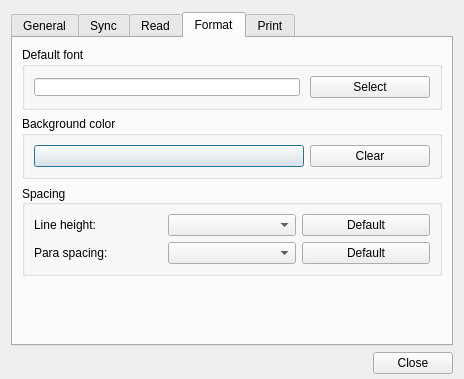
<?xml version="1.0" encoding="UTF-8"?>
<ui version="4.0">
 <class>WizPreferenceWindow</class>
 <widget class="QDialog" name="WizPreferenceWindow">
  <property name="geometry">
   <rect>
    <x>0</x>
    <y>0</y>
    <width>464</width>
    <height>379</height>
   </rect>
  </property>
  <property name="sizePolicy">
   <sizepolicy hsizetype="Preferred" vsizetype="Preferred">
    <horstretch>0</horstretch>
    <verstretch>0</verstretch>
   </sizepolicy>
  </property>
  <property name="windowTitle">
   <string>WizPreferenceDialog</string>
  </property>
  <layout class="QVBoxLayout" name="verticalLayout_2">
   <property name="topMargin">
    <number>12</number>
   </property>
   <property name="bottomMargin">
    <number>5</number>
   </property>
   <item>
    <widget class="QTabWidget" name="tabWidget">
     <property name="currentIndex">
      <number>3</number>
     </property>
     <property name="usesScrollButtons">
      <bool>false</bool>
     </property>
     <property name="documentMode">
      <bool>false</bool>
     </property>
     <property name="tabsClosable">
      <bool>false</bool>
     </property>
     <property name="movable">
      <bool>false</bool>
     </property>
     <widget class="QWidget" name="tabGeneral">
      <attribute name="title">
       <string>General</string>
      </attribute>
      <layout class="QVBoxLayout" name="verticalLayout">
       <item>
        <widget class="QGroupBox" name="groupBoxLang">
         <property name="title">
          <string>Language</string>
         </property>
         <layout class="QVBoxLayout" name="verticalLayout_3">
          <item>
           <widget class="QComboBox" name="comboLang"/>
          </item>
         </layout>
        </widget>
       </item>
       <item>
        <widget class="QCheckBox" name="checkBox">
         <property name="enabled">
          <bool>true</bool>
         </property>
         <property name="text">
          <string>Notify preview version when avaliable</string>
         </property>
         <property name="checked">
          <bool>true</bool>
         </property>
        </widget>
       </item>
       <item>
        <widget class="QCheckBox" name="checkBoxTrayIcon">
         <property name="text">
          <string>Show system tray icon</string>
         </property>
        </widget>
       </item>
       <item>
        <widget class="QCheckBox" name="checkBoxSystemStyle">
         <property name="text">
          <string>Use system based style</string>
         </property>
        </widget>
       </item>
       <item>
        <widget class="QCheckBox" name="checkBoxManuallySort">
         <property name="text">
          <string>Manually sorting folders</string>
         </property>
        </widget>
       </item>
       <item>
        <widget class="QCheckBox" name="checkBoxDarkMode">
         <property name="text">
          <string>Dark appearance (Restart needed)</string>
         </property>
        </widget>
       </item>
       <item>
        <spacer name="verticalSpacer">
         <property name="orientation">
          <enum>Qt::Vertical</enum>
         </property>
         <property name="sizeHint" stdset="0">
          <size>
           <width>20</width>
           <height>40</height>
          </size>
         </property>
        </spacer>
       </item>
      </layout>
     </widget>
     <widget class="QWidget" name="tabSyncing">
      <attribute name="title">
       <string>Sync</string>
      </attribute>
      <layout class="QVBoxLayout" name="verticalLayout_4">
       <item>
        <widget class="QGroupBox" name="groupBoxSync">
         <property name="title">
          <string>Sync Method</string>
         </property>
         <layout class="QGridLayout" name="gridLayout_2">
          <item row="3" column="1">
           <widget class="QComboBox" name="comboDownloadAttachments">
            <property name="maximumSize">
             <size>
              <width>170</width>
              <height>16777215</height>
             </size>
            </property>
            <item>
             <property name="text">
              <string>Only download attachments title</string>
             </property>
            </item>
            <item>
             <property name="text">
              <string>Download all attachments</string>
             </property>
            </item>
           </widget>
          </item>
          <item row="2" column="1">
           <widget class="QComboBox" name="comboSyncGroupMethod">
            <property name="sizePolicy">
             <sizepolicy hsizetype="Minimum" vsizetype="Fixed">
              <horstretch>0</horstretch>
              <verstretch>0</verstretch>
             </sizepolicy>
            </property>
            <property name="maximumSize">
             <size>
              <width>170</width>
              <height>16777215</height>
             </size>
            </property>
            <item>
             <property name="text">
              <string>Only download note title</string>
             </property>
            </item>
            <item>
             <property name="text">
              <string>Download recent 1 day's data</string>
             </property>
            </item>
            <item>
             <property name="text">
              <string>Download recent 1 week's data</string>
             </property>
            </item>
            <item>
             <property name="text">
              <string>Download recent 1 month's data</string>
             </property>
            </item>
            <item>
             <property name="text">
              <string>Download all data when syncing</string>
             </property>
            </item>
           </widget>
          </item>
          <item row="0" column="0">
           <widget class="QLabel" name="labelSyncInterval">
            <property name="sizePolicy">
             <sizepolicy hsizetype="Preferred" vsizetype="Preferred">
              <horstretch>0</horstretch>
              <verstretch>0</verstretch>
             </sizepolicy>
            </property>
            <property name="text">
             <string>Sync time interval:</string>
            </property>
           </widget>
          </item>
          <item row="2" column="0">
           <widget class="QLabel" name="labelSyncGroupMethod">
            <property name="sizePolicy">
             <sizepolicy hsizetype="Preferred" vsizetype="Preferred">
              <horstretch>0</horstretch>
              <verstretch>0</verstretch>
             </sizepolicy>
            </property>
            <property name="text">
             <string>Group sync method:</string>
            </property>
           </widget>
          </item>
          <item row="1" column="0">
           <widget class="QLabel" name="labelSyncMethod">
            <property name="sizePolicy">
             <sizepolicy hsizetype="Preferred" vsizetype="Preferred">
              <horstretch>0</horstretch>
              <verstretch>0</verstretch>
             </sizepolicy>
            </property>
            <property name="text">
             <string>Personal sync method:</string>
            </property>
           </widget>
          </item>
          <item row="0" column="1">
           <widget class="QComboBox" name="comboSyncInterval">
            <property name="minimumSize">
             <size>
              <width>170</width>
              <height>0</height>
             </size>
            </property>
            <property name="maximumSize">
             <size>
              <width>170</width>
              <height>16777215</height>
             </size>
            </property>
            <property name="modelColumn">
             <number>0</number>
            </property>
            <item>
             <property name="text">
              <string>5 minutes</string>
             </property>
            </item>
            <item>
             <property name="text">
              <string>15 minutes</string>
             </property>
            </item>
            <item>
             <property name="text">
              <string>30 minutes</string>
             </property>
            </item>
            <item>
             <property name="text">
              <string>1 hour</string>
             </property>
            </item>
            <item>
             <property name="text">
              <string>Manual</string>
             </property>
            </item>
           </widget>
          </item>
          <item row="1" column="1">
           <widget class="QComboBox" name="comboSyncMethod">
            <property name="sizePolicy">
             <sizepolicy hsizetype="Minimum" vsizetype="Fixed">
              <horstretch>0</horstretch>
              <verstretch>0</verstretch>
             </sizepolicy>
            </property>
            <property name="maximumSize">
             <size>
              <width>170</width>
              <height>16777215</height>
             </size>
            </property>
            <item>
             <property name="text">
              <string>Only download note title</string>
             </property>
            </item>
            <item>
             <property name="text">
              <string>Download recent 1 day's data</string>
             </property>
            </item>
            <item>
             <property name="text">
              <string>Download recent 1 week's data</string>
             </property>
            </item>
            <item>
             <property name="text">
              <string>Download recent 1 month's data</string>
             </property>
            </item>
            <item>
             <property name="text">
              <string>Download all data when syncing</string>
             </property>
            </item>
           </widget>
          </item>
          <item row="3" column="0">
           <widget class="QLabel" name="label_7">
            <property name="text">
             <string>Download attachment:</string>
            </property>
           </widget>
          </item>
         </layout>
        </widget>
       </item>
       <item>
        <widget class="QLabel" name="labelProxySettings">
         <property name="text">
          <string>Proxy Settings</string>
         </property>
         <property name="alignment">
          <set>Qt::AlignLeading|Qt::AlignLeft|Qt::AlignVCenter</set>
         </property>
        </widget>
       </item>
       <item>
        <spacer name="verticalSpacer_3">
         <property name="orientation">
          <enum>Qt::Vertical</enum>
         </property>
         <property name="sizeHint" stdset="0">
          <size>
           <width>20</width>
           <height>40</height>
          </size>
         </property>
        </spacer>
       </item>
      </layout>
     </widget>
     <widget class="QWidget" name="tabReading">
      <attribute name="title">
       <string>Read</string>
      </attribute>
      <layout class="QVBoxLayout" name="verticalLayout_5">
       <item>
        <widget class="QGroupBox" name="groupBoxNoteView">
         <property name="title">
          <string>Default note view(Only works for personal note)</string>
         </property>
         <layout class="QVBoxLayout" name="verticalLayout_8">
          <item>
           <layout class="QVBoxLayout" name="verticalLayout_13">
            <item>
             <widget class="QRadioButton" name="radioAuto">
              <property name="text">
               <string>Auto (Keep view state)</string>
              </property>
             </widget>
            </item>
            <item>
             <widget class="QRadioButton" name="radioAlwaysEditing">
              <property name="text">
               <string>Always open in Editing-View</string>
              </property>
             </widget>
            </item>
            <item>
             <widget class="QRadioButton" name="radioAlwaysReading">
              <property name="text">
               <string>Always open in Reading-View</string>
              </property>
             </widget>
            </item>
           </layout>
          </item>
         </layout>
        </widget>
       </item>
       <item>
        <widget class="QCheckBox" name="spellCheck">
         <property name="enabled">
          <bool>true</bool>
         </property>
         <property name="text">
          <string>Spell Checking (English only)</string>
         </property>
         <property name="checked">
          <bool>false</bool>
         </property>
        </widget>
       </item>
       <item>
        <layout class="QHBoxLayout" name="horizontalLayout_5">
         <item>
          <spacer name="horizontalSpacer_2">
           <property name="orientation">
            <enum>Qt::Horizontal</enum>
           </property>
           <property name="sizeHint" stdset="0">
            <size>
             <width>40</width>
             <height>20</height>
            </size>
           </property>
          </spacer>
         </item>
        </layout>
       </item>
       <item>
        <spacer name="verticalSpacer_6">
         <property name="orientation">
          <enum>Qt::Vertical</enum>
         </property>
         <property name="sizeHint" stdset="0">
          <size>
           <width>20</width>
           <height>40</height>
          </size>
         </property>
        </spacer>
       </item>
      </layout>
     </widget>
     <widget class="QWidget" name="tabFormat">
      <attribute name="title">
       <string>Format</string>
      </attribute>
      <layout class="QVBoxLayout" name="verticalLayout_7">
       <item>
        <widget class="QGroupBox" name="groupBox">
         <property name="title">
          <string>Default font</string>
         </property>
         <layout class="QHBoxLayout" name="verticalLayout_6">
          <item>
           <widget class="QLineEdit" name="editFont">
            <property name="styleSheet">
             <string notr="true">margin-right:4px;margin-top:1px</string>
            </property>
            <property name="inputMask">
             <string notr="true"/>
            </property>
            <property name="text">
             <string/>
            </property>
            <property name="alignment">
             <set>Qt::AlignCenter</set>
            </property>
            <property name="readOnly">
             <bool>true</bool>
            </property>
           </widget>
          </item>
          <item>
           <widget class="QPushButton" name="buttonFontSelect">
            <property name="minimumSize">
             <size>
              <width>120</width>
              <height>0</height>
             </size>
            </property>
            <property name="text">
             <string>Select</string>
            </property>
            <property name="autoDefault">
             <bool>false</bool>
            </property>
           </widget>
          </item>
         </layout>
        </widget>
       </item>
       <item>
        <widget class="QGroupBox" name="groupBox_4">
         <property name="title">
          <string>Background color</string>
         </property>
         <layout class="QHBoxLayout" name="horizontalLayout_4">
          <item>
           <widget class="QPushButton" name="pushButtonBackgroundColor">
            <property name="sizePolicy">
             <sizepolicy hsizetype="Expanding" vsizetype="Fixed">
              <horstretch>0</horstretch>
              <verstretch>0</verstretch>
             </sizepolicy>
            </property>
            <property name="text">
             <string/>
            </property>
            <property name="autoDefault">
             <bool>true</bool>
            </property>
           </widget>
          </item>
          <item>
           <widget class="QPushButton" name="pushButtonClearBackground">
            <property name="minimumSize">
             <size>
              <width>120</width>
              <height>0</height>
             </size>
            </property>
            <property name="text">
             <string>Clear</string>
            </property>
           </widget>
          </item>
         </layout>
        </widget>
       </item>
       <item>
        <widget class="QGroupBox" name="groupBox_41">
         <property name="title">
          <string>Spacing</string>
         </property>
         <property name="alignment">
          <set>Qt::AlignLeading|Qt::AlignLeft|Qt::AlignVCenter</set>
         </property>
         <layout class="QGridLayout" name="gridLayout_3">
          <item row="0" column="2">
           <widget class="QPushButton" name="btnResetLineHeight">
            <property name="minimumSize">
             <size>
              <width>120</width>
              <height>0</height>
             </size>
            </property>
            <property name="text">
             <string>Default</string>
            </property>
           </widget>
          </item>
          <item row="1" column="2">
           <widget class="QPushButton" name="btnResetParaSpacing">
            <property name="text">
             <string>Default</string>
            </property>
           </widget>
          </item>
          <item row="1" column="1">
           <widget class="QComboBox" name="comboParaSpacing"/>
          </item>
          <item row="1" column="0">
           <widget class="QLabel" name="label_8">
            <property name="text">
             <string>Para spacing:</string>
            </property>
           </widget>
          </item>
          <item row="0" column="1">
           <widget class="QComboBox" name="comboLineHeight"/>
          </item>
          <item row="0" column="0">
           <widget class="QLabel" name="label_6">
            <property name="text">
             <string>Line height:</string>
            </property>
           </widget>
          </item>
         </layout>
        </widget>
       </item>
       <item>
        <spacer name="verticalSpacer_7">
         <property name="orientation">
          <enum>Qt::Vertical</enum>
         </property>
         <property name="sizeHint" stdset="0">
          <size>
           <width>20</width>
           <height>40</height>
          </size>
         </property>
        </spacer>
       </item>
      </layout>
     </widget>
     <widget class="QWidget" name="tabPrint">
      <attribute name="title">
       <string>Print</string>
      </attribute>
      <layout class="QVBoxLayout" name="verticalLayout_9">
       <item>
        <widget class="QGroupBox" name="groupBox_2">
         <property name="title">
          <string>Page margins</string>
         </property>
         <layout class="QGridLayout" name="gridLayout">
          <item row="0" column="0">
           <widget class="QLabel" name="label_5">
            <property name="text">
             <string>Unit:</string>
            </property>
           </widget>
          </item>
          <item row="0" column="1">
           <widget class="QComboBox" name="comboBox_unit">
            <property name="sizePolicy">
             <sizepolicy hsizetype="Maximum" vsizetype="Fixed">
              <horstretch>0</horstretch>
              <verstretch>0</verstretch>
             </sizepolicy>
            </property>
            <item>
             <property name="text">
              <string>Millimeter</string>
             </property>
            </item>
            <item>
             <property name="text">
              <string>Point</string>
             </property>
            </item>
            <item>
             <property name="text">
              <string>Inch</string>
             </property>
            </item>
            <item>
             <property name="text">
              <string>Pica</string>
             </property>
            </item>
            <item>
             <property name="text">
              <string>Didot</string>
             </property>
            </item>
            <item>
             <property name="text">
              <string>Cicero</string>
             </property>
            </item>
           </widget>
          </item>
          <item row="1" column="0">
           <widget class="QLabel" name="label">
            <property name="text">
             <string>Top:</string>
            </property>
           </widget>
          </item>
          <item row="1" column="1">
           <widget class="QDoubleSpinBox" name="spinBox_top">
            <property name="sizePolicy">
             <sizepolicy hsizetype="Expanding" vsizetype="Fixed">
              <horstretch>0</horstretch>
              <verstretch>0</verstretch>
             </sizepolicy>
            </property>
            <property name="minimum">
             <double>-999.000000000000000</double>
            </property>
            <property name="maximum">
             <double>999.990000000000009</double>
            </property>
           </widget>
          </item>
          <item row="1" column="2">
           <widget class="QLabel" name="label_2">
            <property name="text">
             <string>Bottom:</string>
            </property>
           </widget>
          </item>
          <item row="1" column="3">
           <widget class="QDoubleSpinBox" name="spinBox_bottom">
            <property name="sizePolicy">
             <sizepolicy hsizetype="Expanding" vsizetype="Fixed">
              <horstretch>0</horstretch>
              <verstretch>0</verstretch>
             </sizepolicy>
            </property>
            <property name="minimum">
             <double>-999.000000000000000</double>
            </property>
            <property name="maximum">
             <double>999.990000000000009</double>
            </property>
           </widget>
          </item>
          <item row="2" column="0">
           <widget class="QLabel" name="label_3">
            <property name="text">
             <string>Left:</string>
            </property>
           </widget>
          </item>
          <item row="2" column="1">
           <widget class="QDoubleSpinBox" name="spinBox_left">
            <property name="minimum">
             <double>-999.000000000000000</double>
            </property>
            <property name="maximum">
             <double>999.990000000000009</double>
            </property>
           </widget>
          </item>
          <item row="2" column="2">
           <widget class="QLabel" name="label_4">
            <property name="text">
             <string>Right:</string>
            </property>
           </widget>
          </item>
          <item row="2" column="3">
           <widget class="QDoubleSpinBox" name="spinBox_right">
            <property name="minimum">
             <double>-999.000000000000000</double>
            </property>
            <property name="maximum">
             <double>999.990000000000009</double>
            </property>
           </widget>
          </item>
         </layout>
        </widget>
       </item>
       <item>
        <spacer name="verticalSpacer_5">
         <property name="orientation">
          <enum>Qt::Vertical</enum>
         </property>
         <property name="sizeHint" stdset="0">
          <size>
           <width>20</width>
           <height>40</height>
          </size>
         </property>
        </spacer>
       </item>
      </layout>
     </widget>
    </widget>
   </item>
   <item>
    <layout class="QHBoxLayout" name="horizontalLayout">
     <item>
      <spacer name="horizontalSpacer">
       <property name="orientation">
        <enum>Qt::Horizontal</enum>
       </property>
       <property name="sizeHint" stdset="0">
        <size>
         <width>403</width>
         <height>20</height>
        </size>
       </property>
      </spacer>
     </item>
     <item>
      <widget class="QPushButton" name="btnClose">
       <property name="sizePolicy">
        <sizepolicy hsizetype="Preferred" vsizetype="Fixed">
         <horstretch>0</horstretch>
         <verstretch>0</verstretch>
        </sizepolicy>
       </property>
       <property name="text">
        <string>Close</string>
       </property>
      </widget>
     </item>
    </layout>
   </item>
  </layout>
 </widget>
 <resources/>
 <connections/>
</ui>
